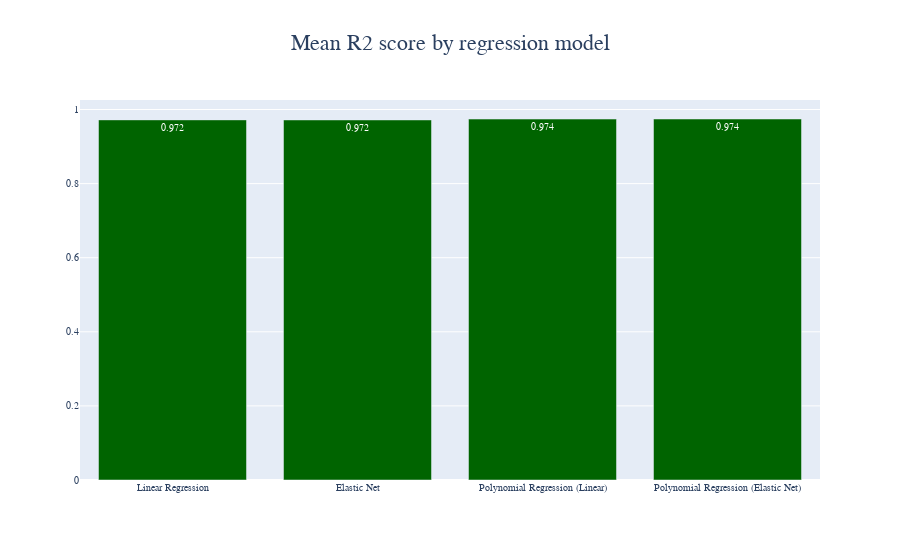

The notebook cell saved with this chart:
### Markdown cell above
Firstly, we will plot the mean $R^2$ scores for each one of the 4 models that we used, regardless of whether or not they were they had the best score for none, one or more kernels:

### Code cell
x = models_names
selected_model_scores = {}
y_all, y_selected = [], []
for model_name in models_names:
    y_all.append(np.mean(
        [x['r2_score'] for kinfo in model_scores.values() for x in kinfo if x['model_name'] == model_name]
    ))

fig = go.Figure(data=[go.Bar(
    x=x, y=y_all,
    text=list(map('{:.3f}'.format, y_all)),
    textposition='auto',
    marker_color='darkgreen'
)])

fig.update_layout(
    title=dict(
        text='Mean R2 score by regression model',
        font=dict(
            family='Courier New, monospace',
            size=22
        ),
        x=.5
    ),
    font=dict(
        family='Courier New, monospace',
        size=10
    )
)

fig.show()

### Figure 1 — Plotly figure (JSON) as saved in the notebook; plotly's stock layout.template omitted (floating-point values rounded to 4 significant figures)
{"data": [{"marker": {"color": "darkgreen"}, "text": ["0.972", "0.972", "0.974", "0.974"], "textposition": "auto", "type": "bar", "x": ["Linear Regression", "Elastic Net", "Polynomial Regression (Linear)", "Polynomial Regression (Elastic Net)"], "y": [0.972, 0.9718, 0.9742, 0.9744]}], "layout": {"font": {"family": "Courier New, monospace", "size": 10}, "title": {"font": {"family": "Courier New, monospace", "size": 22}, "text": "Mean R2 score by regression model", "x": 0.5}}}
